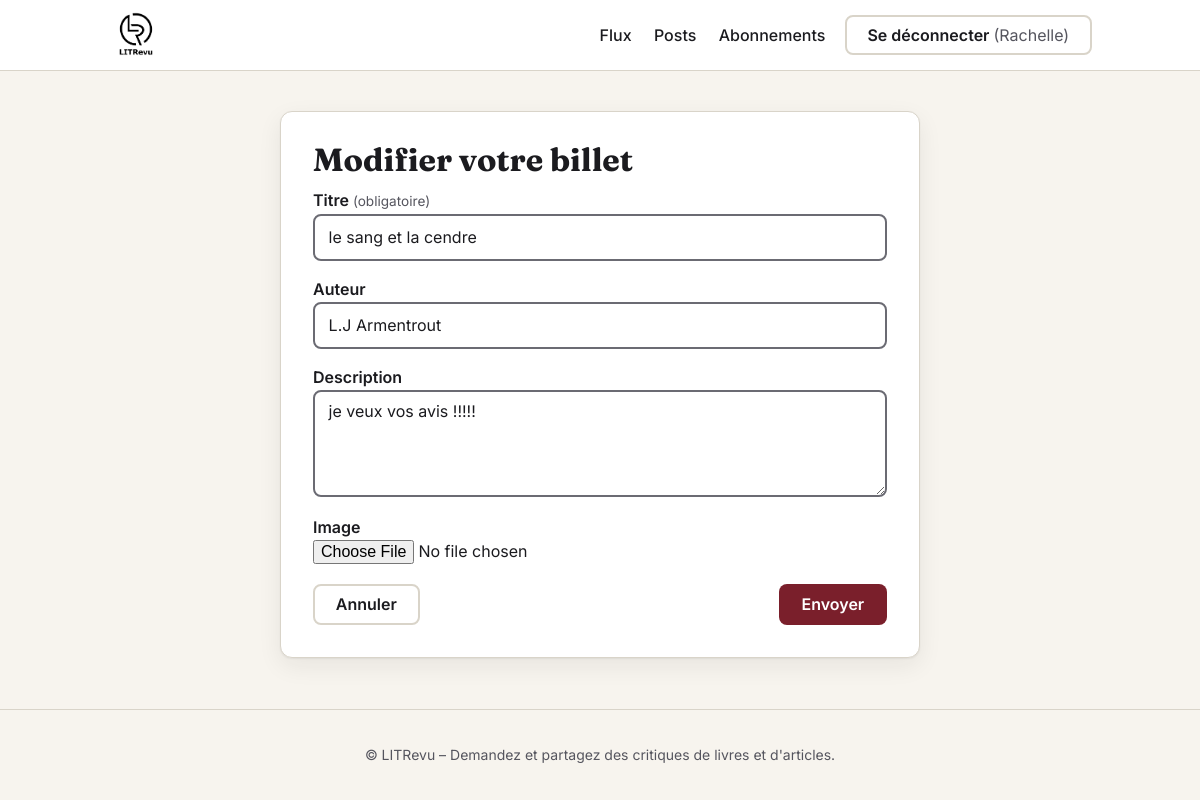
Page /billets/4/modifier/ (signed in) on the committed database.
### authentication/models.py (models this page shows, shortened)
class User(AbstractUser):
    """Utilisateur personnalisé.

    On part d'AbstractUser pour garder username, mot de passe, e-mail, etc.
    Les champs spécifiques au projet (rôle, photo...)
    se rajoutent ici plus tard.
    """

### reviews/models.py (models this page shows, shortened)
class Ticket(models.Model):
    title = models.CharField(max_length=128)
    author = models.CharField(max_length=128, blank=True)
    description = models.TextField(max_length=2048, blank=True)
    user = models.ForeignKey(
        to=settings.AUTH_USER_MODEL, on_delete=models.CASCADE)
    image = models.ImageField(null=True, blank=True, upload_to='tickets/')
    is_request = models.BooleanField(default=True)
    time_created = models.DateTimeField(auto_now_add=True)
    class Meta:
        ordering = ['-time_created']
        verbose_name = 'billet'
        verbose_name_plural = 'billets'

### reviews/views.py (the view)
@login_required
def ticket_update(request, ticket_id):
    ticket = get_object_or_404(Ticket, pk=ticket_id, user=request.user)
    form = TicketForm(
        request.POST or None, request.FILES or None, instance=ticket)
    if request.method == 'POST' and form.is_valid():
        form.save()
        messages.success(request, 'Votre billet a été modifié.')
        return redirect('posts')
    return render(
        request,
        'reviews/ticket_form.html',
        {'form': form, 'edit': True, 'ticket': ticket},
    )

### reviews/forms.py
class TicketForm(forms.ModelForm):
    class Meta:
        model = Ticket
        fields = ('title', 'author', 'description', 'image')
        labels = {
            'title': 'Titre',
            'author': 'Auteur',
            'description': 'Description',
            'image': 'Image',
        }
        widgets = {'description': forms.Textarea(attrs={'rows': 5})}

### templates/reviews/ticket_form.html (shortened to what this page needs)
{% extends 'base.html' %}
{% block content %}
<section class="card card--form" aria-labelledby="titre">
  <h1 id="titre">{% if edit %}Modifier votre billet{% else %}Créer un billet{% endif %}</h1>
  <form method="post" enctype="multipart/form-data" novalidate>
    {% include 'authentication/_form_fields.html' %}
    <div class="actions">
      <a href="{% url 'posts' %}" class="btn btn--ghost" title="Annuler et retourner à vos posts">Annuler</a>
      <button type="submit" class="btn btn--primary">Envoyer</button>
    </div>
  </form>
</section>
{% endblock %}

### templates/base.html (shortened to what this page needs)
{% load static %}<!DOCTYPE html>
<html lang="fr">
<head>
  <link rel="stylesheet" href="{% static 'css/style.css' %}">
</head>
<body>
  <header class="site-header">
    <div class="site-header__inner">
      <a class="brand" href="{% url 'home' %}" title="LITRevu – retour à l'accueil">
        <img src="{% static 'img/logo.png' %}" alt="LITRevu" width="56" height="54">
      </a>
      <nav aria-label="Navigation principale">
        <ul class="nav">
          {% if user.is_authenticated %}
            <li><a href="{% url 'home' %}" {% if request.resolver_match.url_name == 'home' %}aria-current="page"{% endif %}>Flux</a></li>
            <li><a href="{% url 'posts' %}" {% if request.resolver_match.url_name == 'posts' %}aria-current="page"{% endif %}>Posts</a></li>
            <li><a href="{% url 'follows' %}" {% if request.resolver_match.url_name == 'follows' %}aria-current="page"{% endif %}>Abonnements</a></li>
            <li>
              <form method="post" action="{% url 'logout' %}">
                <button type="submit" class="btn btn--ghost">Se déconnecter <span class="nav__user">({{ user.username }})</span></button>
              </form>
            </li>
          {% else %}
            <li><a href="{% url 'login' %}" {% if request.resolver_match.url_name == 'login' %}aria-current="page"{% endif %}>Se connecter</a></li>
            <li><a href="{% url 'signup' %}" class="btn btn--primary" {% if request.resolver_match.url_name == 'signup' %}aria-current="page"{% endif %}>S'inscrire</a></li>
          {% endif %}
        </ul>
      </nav>
    </div>
  </header>
  <main id="contenu" class="container">
    {% block content %}{% endblock %}
  </main>
  <footer class="site-footer">
    <p>© LITRevu – Demandez et partagez des critiques de livres et d'articles.</p>
  </footer>
</body>
</html>

### templates/authentication/_form_fields.html (shortened to what this page needs)
{% for field in form %}
  <div class="field">
    <label for="{{ field.id_for_label }}">{{ field.label }}{% if field.field.required %} <span class="required">(obligatoire)</span>{% endif %}</label>
    {{ field }}
  </div>
{% endfor %}

### static/css/style.css (style rules this page uses)
:root { --ink: #1b1b1f; --muted: #55555e; --bg: #f7f4ee; --surface: #ffffff; --accent: #7a1f2b; --accent-dark: #5e1620; --border: #d9d4c9; --error: #9b1c1c; --error-bg: #fdf0f0; --radius: 12px; --shadow: 0 1px 2px rgba(0,0,0,.06), 0 8px 24px rgba(27,27,31,.07); --font-text: 'Inter', system-ui, -apple-system, 'Segoe UI', Roboto, sans-serif; --font-title: 'Fraunces', Georgia, 'Times New Roman', serif; }
*, *::before, *::after { box-sizing: border-box; }
body { margin: 0; min-height: 100vh; display: flex; flex-direction: column; font-family: var(--font-text); font-size: 1rem; line-height: 1; color: var(--ink); background: var(--bg); }
h1, h2, .h2 { font-family: var(--font-title); font-weight: 700; line-height: 1; margin: 0 0 1rem; }
h1 { font-size: 2rem; }
a { color: var(--accent); text-underline-offset: 3px; }
.site-header { background: var(--surface); border-bottom: 1px solid var(--border); }
.site-header__inner { max-width: 64rem; margin: 0 auto; padding: .5rem 1.25rem; display: flex; align-items: center; justify-content: space-between; gap: 1rem; }
.brand { display: inline-flex; border-radius: 8px; }
.brand img { display: block; height: 54px; width: auto; }
.nav { list-style: none; display: flex; align-items: center; gap: 1rem; margin: 0; padding: 0; }
.nav a:not(.btn) { color: var(--ink); font-weight: 500; text-decoration: none; padding: .4rem .2rem; border-bottom: 2px solid transparent; }
.nav form { margin: 0; }
.nav__user { color: var(--muted); font-weight: 400; }
.container { flex: 1; width: 100%; max-width: 64rem; margin: 0 auto; padding: 2.5rem 1.25rem; }
.card { background: var(--surface); border: 1px solid var(--border); border-radius: var(--radius); box-shadow: var(--shadow); padding: 2rem; }
.field { margin-bottom: 1.25rem; }
label { display: block; font-weight: 600; margin-bottom: .35rem; }
.required { font-weight: 400; font-size: .85rem; color: var(--muted); }
input[type=text], input[type=password], input[type=email] { width: 100%; padding: .7rem .85rem; font: inherit; color: var(--ink); background: #fff; border: 2px solid #6b6b73; border-radius: 8px; }
.actions { display: flex; justify-content: space-between; align-items: center; gap: 1rem; }
.btn { display: inline-block; font: inherit; font-weight: 600; text-align: center; text-decoration: none; padding: .65rem 1.3rem; border-radius: 8px; border: 2px solid transparent; cursor: pointer; transition: background-color .15s, color .15s, border-color .15s; }
.btn--primary { background: var(--accent); color: #fff; }
.btn--ghost { background: transparent; color: var(--ink); border-color: var(--border); }
.site-footer { text-align: center; color: var(--muted); font-size: .875rem; padding: 1.5rem 1rem; border-top: 1px solid var(--border); }
.card--form { max-width: 40rem; margin: 0 auto; }
textarea { width: 100%; padding: .7rem .85rem; font: inherit; color: var(--ink); background: #fff; border: 2px solid #6b6b73; border-radius: 8px; resize: vertical; }
input[type=file] { font: inherit; max-width: 100%; }
.btn--ghost, .btn--danger { text-decoration: none; }

### rows in the picture
User: username "Rachelle"
Ticket: form "le sang et la cendre" "L.J Armentrout" "je veux vos avis !!!!!"

### other values in the picture
{{ field.label }} "Titre" "Auteur" "Description" "Image"
